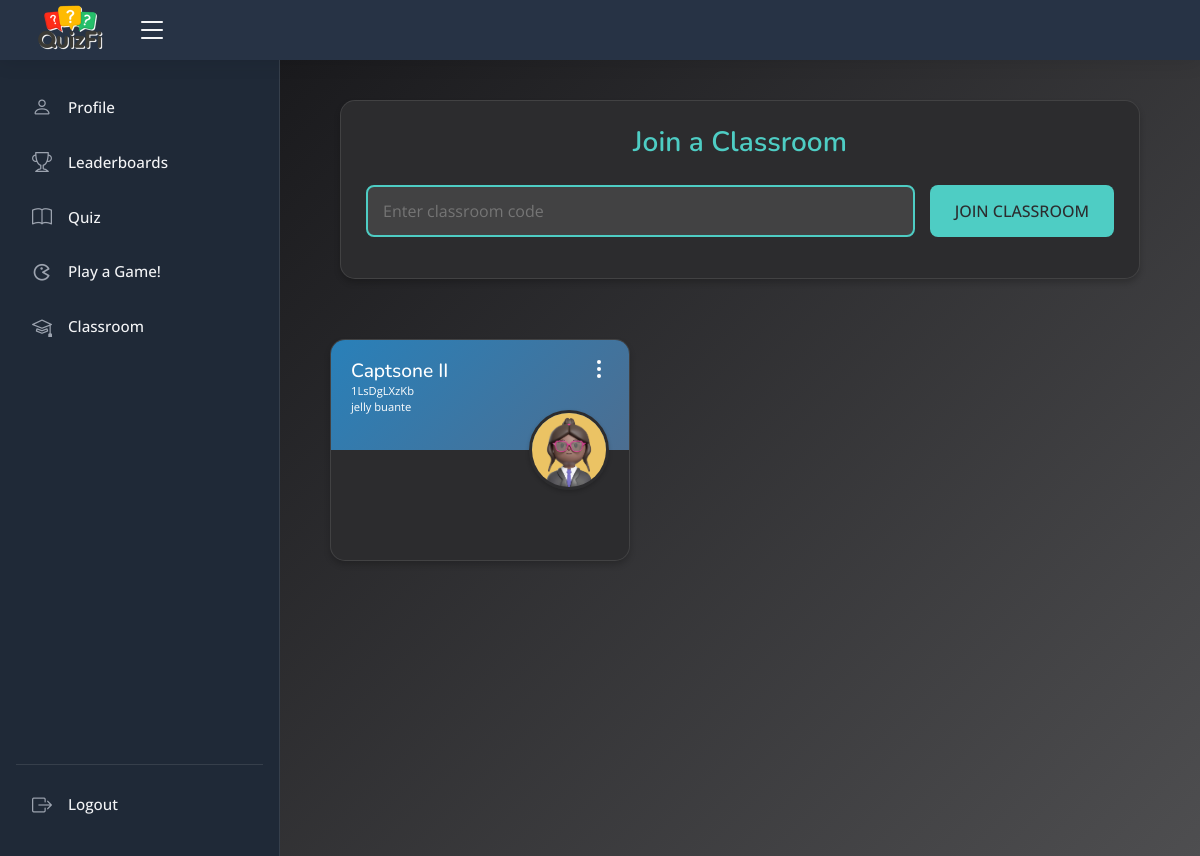
Page /students/classroom.php (signed in) on the committed database.
### tables this page shows
CREATE TABLE IF NOT EXISTS `student_classroom` (
  `student_classroom_id` int NOT NULL AUTO_INCREMENT,
  `classroom_id` int NOT NULL,
  `student_id` int NOT NULL,
  PRIMARY KEY (`student_classroom_id`),
  KEY `student_id` (`student_id`),
  KEY `classroom_id` (`classroom_id`)
);

CREATE TABLE IF NOT EXISTS `classroom` (
  `classroom_id` int NOT NULL AUTO_INCREMENT,
  `user_id` int NOT NULL,
  `classroom_code` varchar(255) DEFAULT NULL,
  `classroom_name` varchar(255) NOT NULL,
  `classroom_desc` text NOT NULL,
  `profile_path` text,
  PRIMARY KEY (`classroom_id`),
  KEY `user_id` (`user_id`)
);

CREATE TABLE IF NOT EXISTS `educators` (
  `educator_id` int NOT NULL AUTO_INCREMENT,
  `user_id` int NOT NULL,
  `lastname` varchar(255) NOT NULL,
  `firstname` varchar(255) NOT NULL,
  `department` varchar(255) NOT NULL,
  `profile_path` text,
  PRIMARY KEY (`educator_id`),
  KEY `user_id` (`user_id`)
);

### students/includes/session.php (called while the page is built, shortened)
<?php
include 'db/dbconn.php';
$user_id = $_SESSION['user_id'];
$stmt = $conn->prepare("SELECT * FROM students WHERE user_id = ?");
$stmt->bind_param('i', $user_id);
$stmt->execute();
$result = $stmt->get_result();
$row1 = $result->fetch_assoc();
$studentId = $row1['student_id'] ?? null;
?>

### students/classroom.php (the view, shortened to what this page needs)
<?php
include('includes/header.php');
include('includes/session.php');
?>
<link rel="stylesheet" href="assets/vendor/boxicons/css/boxicons.min.css">
<link rel="stylesheet" href="https://cdnjs.cloudflare.com/ajax/libs/font-awesome/6.5.1/css/all.min.css">
<link rel="stylesheet" href="css/loading-screen.css">
<link rel="stylesheet" href="css/classroom.css">
<body>
    <header id="header" class="header fixed-top d-flex align-items-center">
        <?php include 'includes/nav-top.php'; ?>
        <?php include 'includes/sidebar.php'; ?>
        <main id="main" class="main">
            <div class="join-classroom-container">
                <h2>Join a Classroom</h2>
                <form id="joinClassroom">
                    <div class="classroom-code-group">
                        <input type="text" id="classroom-code" class="classroom-code" placeholder="Enter classroom code"
                            required />
                        <button type="submit" class="join-button">Join Classroom</button>
                    </div>
                </form>
            </div>
            <div class="classroom-container">
                <div class="classroom-card-grid">
                    <?php
                    $limit = 6;
                    $page = isset($_GET['page']) ? (int) $_GET['page'] : 1;
                    $offset = ($page - 1) * $limit;
                    $ClassroomQuery = "SELECT * FROM student_classroom LEFT JOIN classroom ON classroom.classroom_id = student_classroom.classroom_id WHERE student_id = ? LIMIT ? OFFSET ?";
                    $Cstmt = $conn->prepare($ClassroomQuery);
                    $Cstmt->bind_param('iii', $studentId, $limit, $offset);
                    $Cstmt->execute();
                    $Cresult = $Cstmt->get_result();
                    $counter = 0;
                    if ($Cresult->num_rows > 0):
                        while ($class = $Cresult->fetch_assoc()) {
                            $mainRoomId = $conn->prepare("SELECT profile_path FROM classroom WHERE classroom_id = ?");
                            $mainRoomId->bind_param("i", $class['classroom_id']);
                            $mainRoomId->execute();
                            $mainRoomIdResult = $mainRoomId->get_result();
                            $mainRoom = $mainRoomIdResult->fetch_assoc();
                            $imagePath = $mainRoom['profile_path'];
                            $educator_user_id = $class['user_id'];
                            $RoomCreator = "SELECT firstname, lastname FROM educators WHERE user_id = ?";
                            $RoomCreator = $conn->prepare($RoomCreator);
                            $RoomCreator->bind_param("i", $educator_user_id);
                            $RoomCreator->execute();
                            $RoomCreatorResult = $RoomCreator->get_result();
                            $creator = $RoomCreatorResult->fetch_assoc();
                            $creator_name = $creator['firstname'] . " " . $creator['lastname'];
                    ?>
                            <div class="classroom-card" data-room-id="<?php echo $class['classroom_id']; ?>">
                                <div class="classroom-card-header"
                                    style="<?php echo !empty($imagePath) ? "background-image: url('$imagePath');" : 'background: var(--card-header-color)' ?>">
                                    <div class="menu">
                                        <div class="dots1"
                                            onclick="toggleDropdown(event, <?php echo $class['classroom_id']; ?>)">
                                            <div class="dot1"></div>
                                            <div class="dot1"></div>
                                            <div class="dot1"></div>
                                        </div>
                                    </div>
                                    <div class="classroom-card-title">
                                        <h3><?= $class['classroom_name']; ?></h3>
                                        <div class="subtitle">
                                            <span><?= $class['classroom_code']; ?></span>
                                            <span><?= $creator_name; ?></span>
                                        </div>
                                    </div>
                                    <div class="classroom-card-profile">
                                        <img src="assets/3d-profiles/female-teacher-1.jpg" alt="Creator-Profile">
                                    </div>
                                </div>
                                <div class="classroom-card-body"
                                    onclick="confirmRoom('<?php echo htmlspecialchars($class['classroom_name']); ?>', <?php echo htmlspecialchars($class['classroom_id']); ?>)">
                                </div>
                            </div>
                    <?php
                            $counter++;
                        }
                    else:
                        echo '<div class="room-container no-room">
                    <img src="assets/img/no-room.svg" alt="No Room Joined">
                    <p>You have not joined any classroom.</p>
                    </div>';
                    endif;
                    if ($counter > 0) {
                        echo '</div>';
                    }
                    ?>
                </div>
        </main>
</body>
</html>

### students/css/style.css (style rules this page uses)
body { background: var(--background); font-family: "Open Sans", sans-serif; color: #444444; }
h1, h2, h3, h4, h5, h6 { font-family: "Nunito", sans-serif; }
#main { margin-top: 60px; padding: 20px 30px; transition: all 0.3s; }
.header { transition: all 0.5s; z-index: 997; height: 60px; box-shadow: 0px 2px 20px rgba(0, 0, 0, 0.1); background-color: #273345; padding-left: 20px; }

### students/css/sidebar.css (style rules this page uses)
@media (min-width: 1200px) { #main, #footer { margin-left: 280px; } }

### students/css/classroom.css (style rules this page uses)
.main { background: var(--background); min-height: 100vh; padding: 20px; }
.join-classroom-container { border: 1px solid rgba(255, 255, 255, 0.1); max-width: 800px; margin: 20px auto; padding: 25px; background: var(--card-background); border-radius: 15px; box-shadow: 0 4px 6px rgba(0, 0, 0, 0.2); }
.join-classroom-container h2 { font-size: 1.75rem; text-align: center; margin-bottom: 25px; color: var(--secondary-color); font-weight: 600; }
.classroom-code-group { display: flex; gap: 15px; }
.classroom-code { flex: 1; padding: 12px 15px; font-size: 1rem; background: rgba(255, 255, 255, 0.1); border: 2px solid var(--secondary-color); border-radius: 8px; color: var(--text-color); transition: all var(--transition-duration) var(--transition-timing-function); }
.join-button { padding: 12px 25px; font-size: 1rem; background: var(--secondary-color); color: var(--card-background); border: none; border-radius: 8px; cursor: pointer; transition: all var(--transition-duration) var(--transition-timing-function); font-weight: 500; text-transform: uppercase; }
.classroom-container { max-width: 1200px; margin: 20px auto; padding: 20px; }
.classroom-card-grid { display: grid; grid-template-columns: repeat(3, minmax(300px, 1fr)); gap: 20px; margin: 20px 0; }
.classroom-card { border: 1px solid rgba(255, 255, 255, 0.1); background: var(--card-background); border-radius: 15px; overflow: hidden; box-shadow: 0 4px 6px rgba(0, 0, 0, 0.2); transition: all var(--transition-duration) var(--transition-timing-function); }
.classroom-card-header { background-size: cover; background-repeat: no-repeat; background-position: center; position: relative; padding: 20px; min-height: 110px; }
.classroom-card-profile { position: absolute; right: 20px; bottom: -40px; width: 80px; height: 80px; border: 3px solid var(--card-background); border-radius: 50%; overflow: hidden; z-index: 3; box-shadow: 0 2px 4px rgba(0, 0, 0, 0.2); }
.classroom-card-profile img { width: 100%; height: 100%; object-fit: cover; }
.menu { position: absolute; top: 20px; right: 20px; z-index: 4; }
.dots1 { width: 20px; cursor: pointer; display: flex; flex-direction: column; align-items: center; gap: 3px; }
.dot1 { width: 4px; height: 4px; background-color: var(--text-color); border-radius: 50%; }
.classroom-card-title { color: var(--text-color); margin-bottom: 10px; }
.classroom-card-title h3 { font-size: 1.2rem; margin: 0; }
.subtitle { display: flex; flex-direction: column; font-size: 0.7rem; }
.classroom-card-body { min-height: 110px; padding: 20px; color: var(--text-color); }

### rows in the picture
student_classroom: classroom.classroom_name "Captsone II", classroom.classroom_code "1LsDgLXzKb", educators.firstname+lastname "jelly buante"
